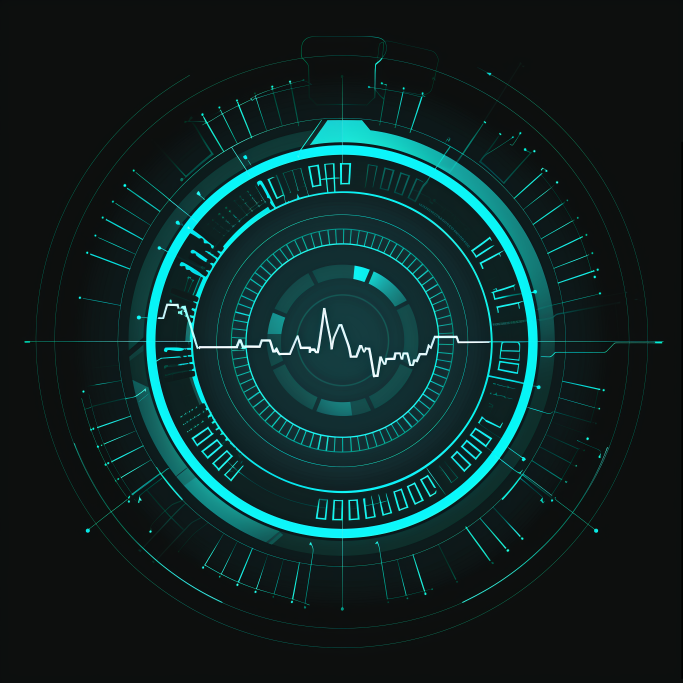
#> input picture assets/branding/source.png, 2048 x 2048 px (shown at 1/3 size); its folder holds only this picture in this run
$ python prepare_app_assets.py
#> lines starting #> are read from the running program, lines starting #| are printed output that depends on the picture
from __future__ import annotations

import shutil
from pathlib import Path

ROOT = Path(__file__).resolve().parents[1]
BRANDING_DIR = ROOT / "assets" / "branding"
FRONTEND_PUBLIC = ROOT / "frontend" / "public"
FRONTEND_BRAND = FRONTEND_PUBLIC / "brand"
DESKTOP_ASSETS = ROOT / "desktop" / "assets"

SOURCE_CANDIDATES = [
    BRANDING_DIR / "rasentinel-source.png",
    BRANDING_DIR / "source.png",
    BRANDING_DIR / "rasentinel.png",
    BRANDING_DIR / "app.png",
    BRANDING_DIR / "icon.png",
]

PNG_SIZES = {
    "rasentinel-mark.png": 512,
    "favicon-16x16.png": 16,
    "favicon-32x32.png": 32,
    "favicon-48x48.png": 48,
    "favicon-192x192.png": 192,
    "apple-touch-icon.png": 180,
}


def find_source() -> Path:
    for candidate in SOURCE_CANDIDATES:
        if candidate.exists():
            return candidate

    expected = "\n".join(f"  - {path}" for path in SOURCE_CANDIDATES)
    raise FileNotFoundError(
        "No RASentinel source PNG was found. Put the PNG in assets/branding as one of:\n"
        f"{expected}"
    )


def ensure_dirs() -> None:
    FRONTEND_PUBLIC.mkdir(parents=True, exist_ok=True)
    FRONTEND_BRAND.mkdir(parents=True, exist_ok=True)
    DESKTOP_ASSETS.mkdir(parents=True, exist_ok=True)


def copy_fallback(source_path: Path) -> None:
    """Fallback path used if Pillow is not installed.

    This still fixes the in-app sidebar mark and Electron dev PNG. ICO/favicon resizing
    needs Pillow, but the app can still run cleanly with the PNG assets.
    """
    ensure_dirs()
    for output in [
        FRONTEND_BRAND / "rasentinel-mark.png",
        FRONTEND_PUBLIC / "rasentinel.png",
        DESKTOP_ASSETS / "rasentinel.png",
    ]:
        shutil.copyfile(source_path, output)

    print("Pillow is not installed, copied PNG assets without resizing.")
    print("Install Pillow for ICO/favicon generation: python -m pip install pillow")


def make_square(image):
    image = image.convert("RGBA")
    width, height = image.size
#> width = 2048; height = 2048
    size = max(width, height)
#> size = 2048
    canvas = Image.new("RGBA", (size, size), (0, 0, 0, 0))
#> canvas: PIL image 2048x2048 RGBA; every value is 0
    canvas.alpha_composite(image, ((size - width) // 2, (size - height) // 2))
    return canvas


def save_resized_pngs(source_image) -> None:
    ensure_dirs()

    for filename, size in PNG_SIZES.items():
        resized = source_image.resize((size, size), Image.Resampling.LANCZOS)
        resized.save(FRONTEND_BRAND / filename)
#> this loop made 6 passes
#> pass 1, in save_resized_pngs, `resized = source_image.resize((size, size), Image.Resampling.LANCZOS)`:
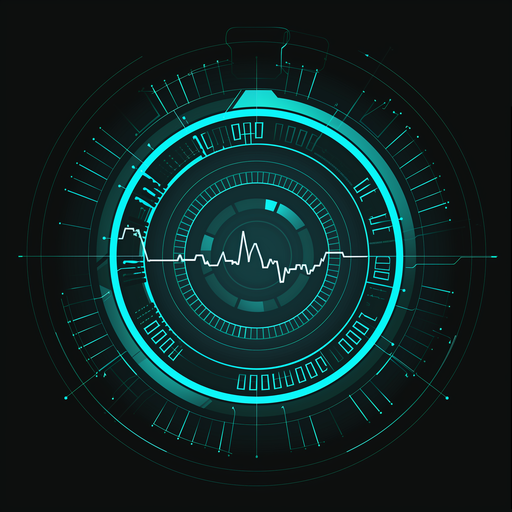
#> resized: PIL image 512x512 RGBA; mean R, G, B, A 14.5, 37.5, 37.1, 255
#> pass 2, in save_resized_pngs, `resized = source_image.resize((size, size), Image.Resampling.LANCZOS)`:
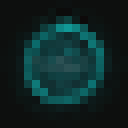
#> resized: PIL image 16x16 RGBA (shown 8 times larger); mean R, G, B, A 14.6, 37.6, 37.2, 255
#> pass 3, in save_resized_pngs, `resized = source_image.resize((size, size), Image.Resampling.LANCZOS)`:
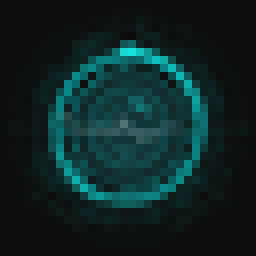
#> resized: PIL image 32x32 RGBA (shown 8 times larger); mean R, G, B, A 14.5, 37.6, 37.2, 255
#> after the loop:
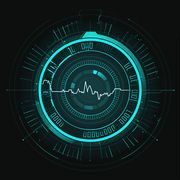
#> resized: PIL image 180x180 RGBA; mean R, G, B, A 14.5, 37.5, 37.1, 255

    desktop_png = source_image.resize((512, 512), Image.Resampling.LANCZOS)
    desktop_png.save(DESKTOP_ASSETS / "rasentinel.png")
    desktop_png.save(FRONTEND_PUBLIC / "rasentinel.png")


def save_ico(source_image) -> None:
    ensure_dirs()

    desktop_sizes = [(16, 16), (24, 24), (32, 32), (48, 48), (64, 64), (128, 128), (256, 256)]
    browser_sizes = [(16, 16), (32, 32), (48, 48), (64, 64)]

    source_image.save(DESKTOP_ASSETS / "rasentinel.ico", format="ICO", sizes=desktop_sizes)
    source_image.save(FRONTEND_PUBLIC / "favicon.ico", format="ICO", sizes=browser_sizes)


def main() -> None:
    source_path = find_source()
    print(f"Using source image: {source_path}")

    try:
        global Image
        from PIL import Image  # type: ignore
    except Exception:
        copy_fallback(source_path)
        return

    source_image = make_square(Image.open(source_path))
    save_resized_pngs(source_image)
    save_ico(source_image)

    print("Generated RASentinel branding assets:")
    print(f"  {FRONTEND_PUBLIC / 'favicon.ico'}")
    print(f"  {FRONTEND_BRAND / 'rasentinel-mark.png'}")
    print(f"  {DESKTOP_ASSETS / 'rasentinel.ico'}")
    print(f"  {DESKTOP_ASSETS / 'rasentinel.png'}")


if __name__ == "__main__":
    main()
